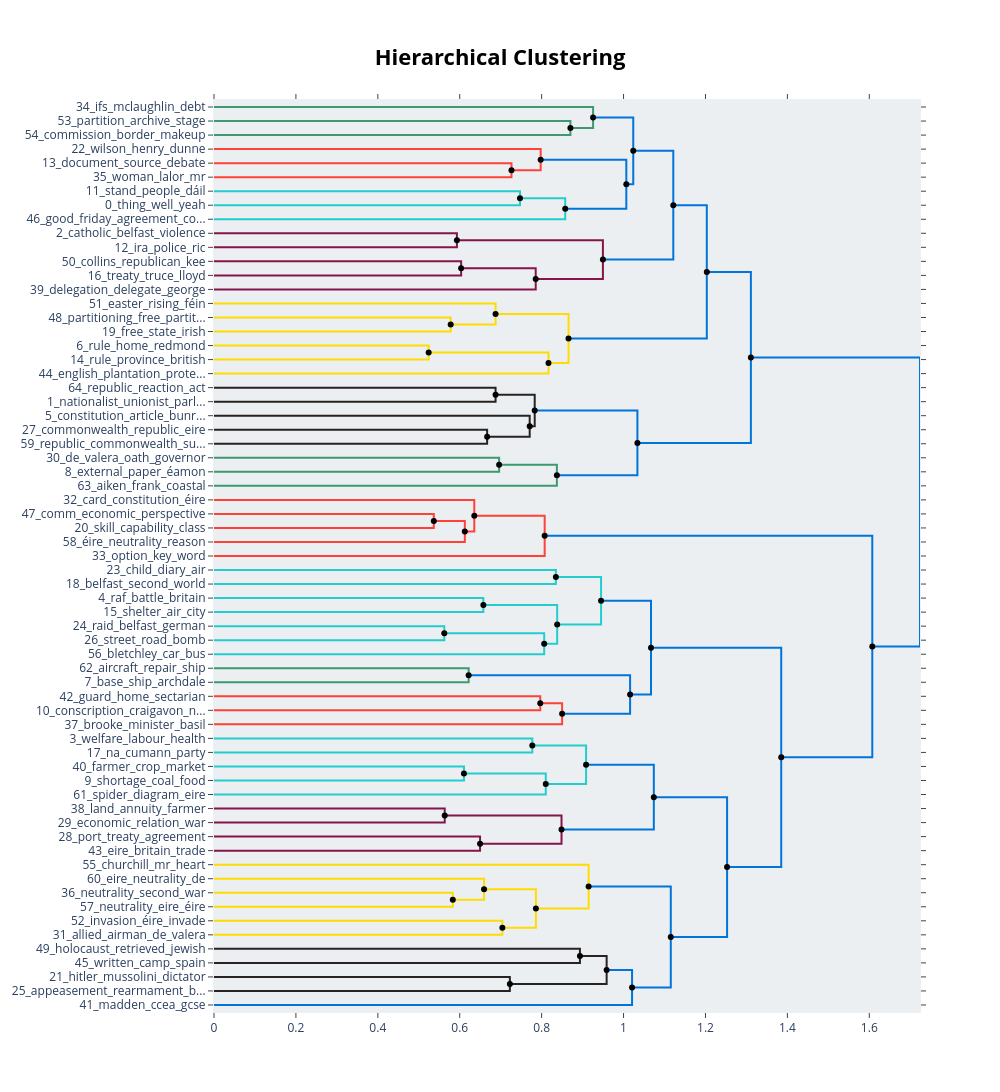

Notebook cell for this chart:
### Code cell
# Visualize the hierarchical topics
print("Creating hierarchical topics visualization...")

# Use the hierarchical_model to create the visualization
hierarchy_fig_option1 = option1_topic_model_fast.visualize_hierarchy(hierarchical_topics=hierarchical_topics_option1)
hierarchy_fig_option1.show()

# Also save as HTML
hierarchy_fig_option1.write_html("../outputs/analysis_results/raw/reduce_outlier/visuals/option1_hierarchical_topics_reduced_outliers.html")
print("Hierarchical topics visualization saved for option1")

### Figure 1 — Plotly figure (JSON) as saved in the notebook; plotly's stock layout.template omitted (floating-point values rounded to 4 significant figures)
{"data": [{"hoverinfo": "text", "marker": {"color": "rgb(61,153,112)"}, "mode": "lines", "text": ["partition_archive_stage_key_gce", "", "", "commission_border_makeup_finalise_formed"], "type": "scatter", "x": [0.0, 0.8702, 0.8702, 0.0], "xaxis": "x", "y": [-15.0, -15.0, -25.0, -25.0], "yaxis": "y"}, {"hoverinfo": "text", "marker": {"color": "rgb(61,153,112)"}, "mode": "lines", "text": ["ifs_mclaughlin_debt_currency_kenny", "", "", "commission_border_makeup_partition_archive"], "type": "scatter", "x": [0.0, 0.9256, 0.9256, 0.8702], "xaxis": "x", "y": [-5.0, -5.0, -20.0, -20.0], "yaxis": "y"}, {"hoverinfo": "text", "marker": {"color": "rgb(255,65,54)"}, "mode": "lines", "text": ["document_source_debate_extract_referring", "", "", "woman_lalor_mr_markievicz_emancipation"], "type": "scatter", "x": [0.0, 0.7263, 0.7263, 0.0], "xaxis": "x", "y": [-45.0, -45.0, -55.0, -55.0], "yaxis": "y"}, {"hoverinfo": "text", "marker": {"color": "rgb(255,65,54)"}, "mode": "lines", "text": ["wilson_henry_dunne_sir_assassination", "", "", "document_woman_source_doe_extract"], "type": "scatter", "x": [0.0, 0.7976, 0.7976, 0.7263], "xaxis": "x", "y": [-35.0, -35.0, -50.0, -50.0], "yaxis": "y"}, {"hoverinfo": "text", "marker": {"color": "rgb(35,205,205)"}, "mode": "lines", "text": ["stand_people_dáil_treaty_country", "", "", "thing_well_yeah_lot_actually"], "type": "scatter", "x": [0.0, 0.7471, 0.7471, 0.0], "xaxis": "x", "y": [-65.0, -65.0, -75.0, -75.0], "yaxis": "y"}, {"hoverinfo": "text", "marker": {"color": "rgb(35,205,205)"}, "mode": "lines", "text": ["thing_well_yeah_lot_actually", "", "", "good_friday_agreement_conflict_exhibition_peace"], "type": "scatter", "x": [0.7471, 0.8576, 0.8576, 0.0], "xaxis": "x", "y": [-70.0, -70.0, -85.0, -85.0], "yaxis": "y"}, {"hoverinfo": "text", "marker": {"color": "rgb(0,116,217)"}, "mode": "lines", "text": ["document_wilson_woman_doe_source", "", "", "thing_well_yeah_lot_actually"], "type": "scatter", "x": [0.7976, 1.007, 1.007, 0.8576], "xaxis": "x", "y": [-42.5, -42.5, -77.5, -77.5], "yaxis": "y"}, {"hoverinfo": "text", "marker": {"color": "rgb(0,116,217)"}, "mode": "lines", "text": ["ifs_commission_border_mclaughlin_partition", "", "", "thing_well_yeah_lot_actually"], "type": "scatter", "x": [0.9256, 1.024, 1.024, 1.007], "xaxis": "x", "y": [-12.5, -12.5, -60.0, -60.0], "yaxis": "y"}, {"hoverinfo": "text", "marker": {"color": "rgb(133,20,75)"}, "mode": "lines", "text": ["catholic_belfast_violence_mcmahon_murder", "", "", "ira_police_ric_volunteer_auxiliary"], "type": "scatter", "x": [0.0, 0.5931, 0.5931, 0.0], "xaxis": "x", "y": [-95.0, -95.0, -105.0, -105.0], "yaxis": "y"}, {"hoverinfo": "text", "marker": {"color": "rgb(133,20,75)"}, "mode": "lines", "text": ["collins_republican_kee_court_ira", "", "", "treaty_truce_lloyd_december_de_valera"], "type": "scatter", "x": [0.0, 0.6034, 0.6034, 0.0], "xaxis": "x", "y": [-115.0, -115.0, -125.0, -125.0], "yaxis": "y"}, {"hoverinfo": "text", "marker": {"color": "rgb(133,20,75)"}, "mode": "lines", "text": ["collins_truce_treaty_lloyd_de_valera", "", "", "delegation_delegate_george_lloyd_griffith"], "type": "scatter", "x": [0.6034, 0.7855, 0.7855, 0.0], "xaxis": "x", "y": [-120.0, -120.0, -135.0, -135.0], "yaxis": "y"}, {"hoverinfo": "text", "marker": {"color": "rgb(133,20,75)"}, "mode": "lines", "text": ["violence_ira_catholic_belfast_ric", "", "", "collins_lloyd_george_delegation_treaty"], "type": "scatter", "x": [0.5931, 0.9496, 0.9496, 0.7855], "xaxis": "x", "y": [-100.0, -100.0, -127.5, -127.5], "yaxis": "y"}, {"hoverinfo": "text", "marker": {"color": "rgb(0,116,217)"}, "mode": "lines", "text": ["thing_well_yeah_lot_actually", "", "", "ira_violence_catholic_collins_belfast"], "type": "scatter", "x": [1.024, 1.121, 1.121, 0.9496], "xaxis": "x", "y": [-36.25, -36.25, -113.8, -113.8], "yaxis": "y"}, {"hoverinfo": "text", "marker": {"color": "rgb(255,220,0)"}, "mode": "lines", "text": ["partitioning_free_partition_treaty_formed", "", "", "free_state_irish_treaty_dominion"], "type": "scatter", "x": [0.0, 0.5779, 0.5779, 0.0], "xaxis": "x", "y": [-155.0, -155.0, -165.0, -165.0], "yaxis": "y"}, {"hoverinfo": "text", "marker": {"color": "rgb(255,220,0)"}, "mode": "lines", "text": ["easter_rising_féin_sinn_irish", "", "", "free_state_treaty_irish_dominion"], "type": "scatter", "x": [0.0, 0.6875, 0.6875, 0.5779], "xaxis": "x", "y": [-145.0, -145.0, -160.0, -160.0], "yaxis": "y"}, {"hoverinfo": "text", "marker": {"color": "rgb(255,220,0)"}, "mode": "lines", "text": ["rule_home_redmond_cartoon_parliament", "", "", "rule_province_british_protestant_irish"], "type": "scatter", "x": [0.0, 0.5242, 0.5242, 0.0], "xaxis": "x", "y": [-175.0, -175.0, -185.0, -185.0], "yaxis": "y"}, {"hoverinfo": "text", "marker": {"color": "rgb(255,220,0)"}, "mode": "lines", "text": ["rule_home_irish_british_protestant", "", "", "english_plantation_protestant_king_catholic"], "type": "scatter", "x": [0.5242, 0.8167, 0.8167, 0.0], "xaxis": "x", "y": [-180.0, -180.0, -195.0, -195.0], "yaxis": "y"}, {"hoverinfo": "text", "marker": {"color": "rgb(255,220,0)"}, "mode": "lines", "text": ["irish_free_féin_sinn_state", "", "", "rule_home_irish_protestant_ulster"], "type": "scatter", "x": [0.6875, 0.8656, 0.8656, 0.8167], "xaxis": "x", "y": [-152.5, -152.5, -187.5, -187.5], "yaxis": "y"}, {"hoverinfo": "text", "marker": {"color": "rgb(0,116,217)"}, "mode": "lines", "text": ["thing_well_yeah_lot_actually", "", "", "rule_irish_home_parliament_british"], "type": "scatter", "x": [1.121, 1.203, 1.203, 0.8656], "xaxis": "x", "y": [-75.0, -75.0, -170.0, -170.0], "yaxis": "y"}, {"hoverinfo": "text", "marker": {"color": "rgb(40,35,35)"}, "mode": "lines", "text": ["republic_reaction_act_declaration_relationship", "", "", "nationalist_unionist_parliament_act_election"], "type": "scatter", "x": [0.0, 0.6875, 0.6875, 0.0], "xaxis": "x", "y": [-205.0, -205.0, -215.0, -215.0], "yaxis": "y"}, {"hoverinfo": "text", "marker": {"color": "rgb(40,35,35)"}, "mode": "lines", "text": ["commonwealth_republic_eire_leave_éire", "", "", "republic_commonwealth_sugar_act_aiken"], "type": "scatter", "x": [0.0, 0.6669, 0.6669, 0.0], "xaxis": "x", "y": [-235.0, -235.0, -245.0, -245.0], "yaxis": "y"}, {"hoverinfo": "text", "marker": {"color": "rgb(40,35,35)"}, "mode": "lines", "text": ["constitution_article_bunreacht_heireann_na", "", "", "commonwealth_republic_eire_leave_act"], "type": "scatter", "x": [0.0, 0.7708, 0.7708, 0.6669], "xaxis": "x", "y": [-225.0, -225.0, -240.0, -240.0], "yaxis": "y"}, {"hoverinfo": "text", "marker": {"color": "rgb(40,35,35)"}, "mode": "lines", "text": ["nationalist_unionist_parliament_act_republic", "", "", "constitution_republic_commonwealth_article_eire"], "type": "scatter", "x": [0.6875, 0.7831, 0.7831, 0.7708], "xaxis": "x", "y": [-210.0, -210.0, -232.5, -232.5], "yaxis": "y"}, {"hoverinfo": "text", "marker": {"color": "rgb(61,153,112)"}, "mode": "lines", "text": ["de_valera_oath_governor_privy_official", "", "", "external_paper_éamon_affair_de_valera"], "type": "scatter", "x": [0.0, 0.6962, 0.6962, 0.0], "xaxis": "x", "y": [-255.0, -255.0, -265.0, -265.0], "yaxis": "y"}, {"hoverinfo": "text", "marker": {"color": "rgb(61,153,112)"}, "mode": "lines", "text": ["de_valera_external_paper_éamon_affair", "", "", "aiken_frank_coastal_paper_de_valera"], "type": "scatter", "x": [0.6962, 0.8372, 0.8372, 0.0], "xaxis": "x", "y": [-260.0, -260.0, -275.0, -275.0], "yaxis": "y"}, {"hoverinfo": "text", "marker": {"color": "rgb(0,116,217)"}, "mode": "lines", "text": ["republic_nationalist_unionist_constitution_act", "", "", "de_valera_external_paper_éamon_affair"], "type": "scatter", "x": [0.7831, 1.034, 1.034, 0.8372], "xaxis": "x", "y": [-221.2, -221.2, -267.5, -267.5], "yaxis": "y"}, {"hoverinfo": "text", "marker": {"color": "rgb(0,116,217)"}, "mode": "lines", "text": ["thing_well_irish_yeah_lot", "", "", "republic_constitution_de_valera_act_nationalist"], "type": "scatter", "x": [1.203, 1.311, 1.311, 1.034], "xaxis": "x", "y": [-122.5, -122.5, -244.4, -244.4], "yaxis": "y"}, {"hoverinfo": "text", "marker": {"color": "rgb(255,65,54)"}, "mode": "lines", "text": ["comm_economic_perspective_skill_group", "", "", "skill_capability_class_card_suggestion"], "type": "scatter", "x": [0.0, 0.5367, 0.5367, 0.0], "xaxis": "x", "y": [-295.0, -295.0, -305.0, -305.0], "yaxis": "y"}, {"hoverinfo": "text", "marker": {"color": "rgb(255,65,54)"}, "mode": "lines", "text": ["skill_elaboration_capability_suggestion_learning", "", "", "éire_neutrality_reason_consider_impact"], "type": "scatter", "x": [0.5367, 0.6124, 0.6124, 0.0], "xaxis": "x", "y": [-300.0, -300.0, -315.0, -315.0], "yaxis": "y"}, {"hoverinfo": "text", "marker": {"color": "rgb(255,65,54)"}, "mode": "lines", "text": ["card_constitution_éire_impact_relationship", "", "", "skill_éire_capability_suggestion_elaboration"], "type": "scatter", "x": [0.0, 0.6356, 0.6356, 0.6124], "xaxis": "x", "y": [-285.0, -285.0, -307.5, -307.5], "yaxis": "y"}, {"hoverinfo": "text", "marker": {"color": "rgb(255,65,54)"}, "mode": "lines", "text": ["éire_skill_card_suggestion_impact", "", "", "option_key_word_framework_planning"], "type": "scatter", "x": [0.6356, 0.8074, 0.8074, 0.0], "xaxis": "x", "y": [-296.2, -296.2, -325.0, -325.0], "yaxis": "y"}, {"hoverinfo": "text", "marker": {"color": "rgb(35,205,205)"}, "mode": "lines", "text": ["child_diary_air_raid_class", "", "", "belfast_second_world_enquiry_war"], "type": "scatter", "x": [0.0, 0.8348, 0.8348, 0.0], "xaxis": "x", "y": [-335.0, -335.0, -345.0, -345.0], "yaxis": "y"}, {"hoverinfo": "text", "marker": {"color": "rgb(35,205,205)"}, "mode": "lines", "text": ["raf_battle_britain_luftwaffe_operation", "", "", "shelter_air_city_public_evacuated"], "type": "scatter", "x": [0.0, 0.6577, 0.6577, 0.0], "xaxis": "x", "y": [-355.0, -355.0, -365.0, -365.0], "yaxis": "y"}, {"hoverinfo": "text", "marker": {"color": "rgb(35,205,205)"}, "mode": "lines", "text": ["raid_belfast_german_blitz_fire", "", "", "street_road_bomb_avenue_city"], "type": "scatter", "x": [0.0, 0.5623, 0.5623, 0.0], "xaxis": "x", "y": [-375.0, -375.0, -385.0, -385.0], "yaxis": "y"}, {"hoverinfo": "text", "marker": {"color": "rgb(35,205,205)"}, "mode": "lines", "text": ["street_raid_belfast_city_blitz", "", "", "bletchley_car_bus_park_glimmer"], "type": "scatter", "x": [0.5623, 0.8062, 0.8062, 0.0], "xaxis": "x", "y": [-380.0, -380.0, -395.0, -395.0], "yaxis": "y"}, {"hoverinfo": "text", "marker": {"color": "rgb(35,205,205)"}, "mode": "lines", "text": ["raf_air_battle_luftwaffe_raid", "", "", "street_belfast_raid_city_night"], "type": "scatter", "x": [0.6577, 0.8379, 0.8379, 0.8062], "xaxis": "x", "y": [-360.0, -360.0, -387.5, -387.5], "yaxis": "y"}, {"hoverinfo": "text", "marker": {"color": "rgb(35,205,205)"}, "mode": "lines", "text": ["child_second_world_diary_belfast", "", "", "raid_raf_belfast_city_air"], "type": "scatter", "x": [0.8348, 0.9451, 0.9451, 0.8379], "xaxis": "x", "y": [-340.0, -340.0, -373.8, -373.8], "yaxis": "y"}, {"hoverinfo": "text", "marker": {"color": "rgb(61,153,112)"}, "mode": "lines", "text": ["aircraft_repair_ship_liner_personnel", "", "", "base_ship_archdale_castle_boat"], "type": "scatter", "x": [0.0, 0.6218, 0.6218, 0.0], "xaxis": "x", "y": [-405.0, -405.0, -415.0, -415.0], "yaxis": "y"}, {"hoverinfo": "text", "marker": {"color": "rgb(255,65,54)"}, "mode": "lines", "text": ["guard_home_sectarian_force_infiltration", "", "", "conscription_craigavon_nationalist_chamberlain_extend"], "type": "scatter", "x": [0.0, 0.7966, 0.7966, 0.0], "xaxis": "x", "y": [-425.0, -425.0, -435.0, -435.0], "yaxis": "y"}, {"hoverinfo": "text", "marker": {"color": "rgb(255,65,54)"}, "mode": "lines", "text": ["conscription_guard_craigavon_home_nationalist", "", "", "brooke_minister_basil_andrew_resign"], "type": "scatter", "x": [0.7966, 0.85, 0.85, 0.0], "xaxis": "x", "y": [-430.0, -430.0, -445.0, -445.0], "yaxis": "y"}, {"hoverinfo": "text", "marker": {"color": "rgb(0,116,217)"}, "mode": "lines", "text": ["ship_base_aircraft_archdale_castle", "", "", "conscription_guard_craigavon_minister_home"], "type": "scatter", "x": [0.6218, 1.016, 1.016, 0.85], "xaxis": "x", "y": [-410.0, -410.0, -437.5, -437.5], "yaxis": "y"}, {"hoverinfo": "text", "marker": {"color": "rgb(0,116,217)"}, "mode": "lines", "text": ["raid_belfast_air_raf_city", "", "", "conscription_base_ship_guard_aircraft"], "type": "scatter", "x": [0.9451, 1.067, 1.067, 1.016], "xaxis": "x", "y": [-356.9, -356.9, -423.8, -423.8], "yaxis": "y"}, {"hoverinfo": "text", "marker": {"color": "rgb(35,205,205)"}, "mode": "lines", "text": ["welfare_labour_health_housing_reform", "", "", "na_cumann_party_clann_ngaedheal"], "type": "scatter", "x": [0.0, 0.7772, 0.7772, 0.0], "xaxis": "x", "y": [-455.0, -455.0, -465.0, -465.0], "yaxis": "y"}, {"hoverinfo": "text", "marker": {"color": "rgb(35,205,205)"}, "mode": "lines", "text": ["farmer_crop_market_industry_economic", "", "", "shortage_coal_food_rationing_production"], "type": "scatter", "x": [0.0, 0.6103, 0.6103, 0.0], "xaxis": "x", "y": [-475.0, -475.0, -485.0, -485.0], "yaxis": "y"}, {"hoverinfo": "text", "marker": {"color": "rgb(35,205,205)"}, "mode": "lines", "text": ["coal_farmer_shortage_crop_lack", "", "", "spider_diagram_eire_create_illustrating"], "type": "scatter", "x": [0.6103, 0.8101, 0.8101, 0.0], "xaxis": "x", "y": [-480.0, -480.0, -495.0, -495.0], "yaxis": "y"}, {"hoverinfo": "text", "marker": {"color": "rgb(35,205,205)"}, "mode": "lines", "text": ["welfare_labour_health_government_housing", "", "", "farmer_crop_coal_rationing_shortage"], "type": "scatter", "x": [0.7772, 0.9085, 0.9085, 0.8101], "xaxis": "x", "y": [-460.0, -460.0, -487.5, -487.5], "yaxis": "y"}, {"hoverinfo": "text", "marker": {"color": "rgb(133,20,75)"}, "mode": "lines", "text": ["land_annuity_farmer_trade_tariff", "", "", "economic_relation_war_annuity_de_valera"], "type": "scatter", "x": [0.0, 0.5633, 0.5633, 0.0], "xaxis": "x", "y": [-505.0, -505.0, -515.0, -515.0], "yaxis": "y"}, {"hoverinfo": "text", "marker": {"color": "rgb(133,20,75)"}, "mode": "lines", "text": ["port_treaty_agreement_eire_returning", "", "", "eire_britain_trade_de_valera_wanted"], "type": "scatter", "x": [0.0, 0.6496, 0.6496, 0.0], "xaxis": "x", "y": [-525.0, -525.0, -535.0, -535.0], "yaxis": "y"}, {"hoverinfo": "text", "marker": {"color": "rgb(133,20,75)"}, "mode": "lines", "text": ["economic_annuity_land_farmer_free", "", "", "port_eire_treaty_agreement_britain"], "type": "scatter", "x": [0.5633, 0.8485, 0.8485, 0.6496], "xaxis": "x", "y": [-510.0, -510.0, -530.0, -530.0], "yaxis": "y"}, {"hoverinfo": "text", "marker": {"color": "rgb(0,116,217)"}, "mode": "lines", "text": ["welfare_labour_shortage_government_increased", "", "", "economic_port_annuity_britain_agreement"], "type": "scatter", "x": [0.9085, 1.074, 1.074, 0.8485], "xaxis": "x", "y": [-473.8, -473.8, -520.0, -520.0], "yaxis": "y"}, {"hoverinfo": "text", "marker": {"color": "rgb(255,220,0)"}, "mode": "lines", "text": ["neutrality_second_war_name_world", "", "", "neutrality_eire_éire_war_support"], "type": "scatter", "x": [0.0, 0.5831, 0.5831, 0.0], "xaxis": "x", "y": [-565.0, -565.0, -575.0, -575.0], "yaxis": "y"}, {"hoverinfo": "text", "marker": {"color": "rgb(255,220,0)"}, "mode": "lines", "text": ["eire_neutrality_de_invasion_ally", "", "", "neutrality_eire_war_second_world"], "type": "scatter", "x": [0.0, 0.6594, 0.6594, 0.5831], "xaxis": "x", "y": [-555.0, -555.0, -570.0, -570.0], "yaxis": "y"}, {"hoverinfo": "text", "marker": {"color": "rgb(255,220,0)"}, "mode": "lines", "text": ["invasion_éire_invade_eire_operation", "", "", "allied_airman_de_valera_allowed_german"], "type": "scatter", "x": [0.0, 0.7041, 0.7041, 0.0], "xaxis": "x", "y": [-585.0, -585.0, -595.0, -595.0], "yaxis": "y"}, {"hoverinfo": "text", "marker": {"color": "rgb(255,220,0)"}, "mode": "lines", "text": ["neutrality_eire_war_second_world", "", "", "german_neutral_de_valera_invasion_allied"], "type": "scatter", "x": [0.6594, 0.786, 0.786, 0.7041], "xaxis": "x", "y": [-562.5, -562.5, -590.0, -590.0], "yaxis": "y"}, {"hoverinfo": "text", "marker": {"color": "rgb(255,220,0)"}, "mode": "lines", "text": ["churchill_mr_heart_alone_perish", "", "", "neutrality_eire_war_neutral_de_valera"], "type": "scatter", "x": [0.0, 0.9147, 0.9147, 0.786], "xaxis": "x", "y": [-545.0, -545.0, -576.2, -576.2], "yaxis": "y"}, {"hoverinfo": "text", "marker": {"color": "rgb(40,35,35)"}, "mode": "lines", "text": ["holocaust_retrieved_jewish_isbn_memorial", "", "", "written_camp_spain_germany_ineke"], "type": "scatter", "x": [0.0, 0.8935, 0.8935, 0.0], "xaxis": "x", "y": [-605.0, -605.0, -615.0, -615.0], "yaxis": "y"}, {"hoverinfo": "text", "marker": {"color": "rgb(40,35,35)"}, "mode": "lines", "text": ["hitler_mussolini_dictator_germany_communist", "", "", "appeasement_rearmament_britain_policy_chamberlain"], "type": "scatter", "x": [0.0, 0.7224, 0.7224, 0.0], "xaxis": "x", "y": [-625.0, -625.0, -635.0, -635.0], "yaxis": "y"}, {"hoverinfo": "text", "marker": {"color": "rgb(40,35,35)"}, "mode": "lines", "text": ["written_camp_soviet_jewish_holocaust", "", "", "appeasement_hitler_germany_rearmament_britain"], "type": "scatter", "x": [0.8935, 0.9587, 0.9587, 0.7224], "xaxis": "x", "y": [-610.0, -610.0, -630.0, -630.0], "yaxis": "y"}, {"hoverinfo": "text", "marker": {"color": "rgb(0,116,217)"}, "mode": "lines", "text": ["germany_appeasement_hitler_written_rearmament", "", "", "madden_ccea_gcse_guide_dvd"], "type": "scatter", "x": [0.9587, 1.021, 1.021, 0.0], "xaxis": "x", "y": [-620.0, -620.0, -645.0, -645.0], "yaxis": "y"}, {"hoverinfo": "text", "marker": {"color": "rgb(0,116,217)"}, "mode": "lines", "text": ["neutrality_eire_de_valera_churchill_war", "", "", "madden_germany_ccea_appeasement_hitler"], "type": "scatter", "x": [0.9147, 1.115, 1.115, 1.021], "xaxis": "x", "y": [-560.6, -560.6, -632.5, -632.5], "yaxis": "y"}, {"hoverinfo": "text", "marker": {"color": "rgb(0,116,217)"}, "mode": "lines", "text": ["economic_britain_farmer_war_government", "", "", "neutrality_war_germany_britain_hitler"], "type": "scatter", "x": [1.074, 1.253, 1.253, 1.115], "xaxis": "x", "y": [-496.9, -496.9, -596.6, -596.6], "yaxis": "y"}, {"hoverinfo": "text", "marker": {"color": "rgb(0,116,217)"}, "mode": "lines", "text": ["belfast_raid_air_aircraft_raf", "", "", "britain_war_economic_eire_neutrality"], "type": "scatter", "x": [1.067, 1.385, 1.385, 1.253], "xaxis": "x", "y": [-390.3, -390.3, -546.7, -546.7], "yaxis": "y"}, {"hoverinfo": "text", "marker": {"color": "rgb(0,116,217)"}, "mode": "lines", "text": ["skill_option_learning_éire_suggestion", "", "", "war_britain_belfast_german_air"], "type": "scatter", "x": [0.8074, 1.607, 1.607, 1.385], "xaxis": "x", "y": [-310.6, -310.6, -468.5, -468.5], "yaxis": "y"}, {"hoverinfo": "text", "marker": {"color": "rgb(0,116,217)"}, "mode": "lines", "text": ["irish_thing_well_catholic_yeah", "", "", "war_britain_german_belfast_éire"], "type": "scatter", "x": [1.311, 1.724, 1.724, 1.607], "xaxis": "x", "y": [-183.4, -183.4, -389.6, -389.6], "yaxis": "y"}, {"hoverinfo": "text", "hovertext": ["thing_well_yeah_lot_actually", "document_wilson_woman_doe_source", "ifs_commission_border_mclaughlin_partition", "collins_truce_treaty_lloyd_de_valera", "violence_ira_catholic_belfast_ric", "thing_well_yeah_lot_actually", "rule_home_irish_british_protestant", "irish_free_féin_sinn_state", "thing_well_yeah_lot_actually", "nationalist_unionist_parliament_act_republic", "de_valera_external_paper_éamon_affair", "republic_nationalist_unionist_constitution_act", "thing_well_irish_yeah_lot", "skill_elaboration_capability_suggestion_learning", "éire_skill_card_suggestion_impact", "street_raid_belfast_city_blitz", "raf_air_battle_luftwaffe_raid", "child_second_world_diary_belfast", "conscription_guard_craigavon_home_nationalist", "ship_base_aircraft_archdale_castle", "raid_belfast_air_raf_city", "coal_farmer_shortage_crop_lack", "welfare_labour_health_government_housing", "economic_annuity_land_farmer_free", "welfare_labour_shortage_government_increased", "neutrality_eire_war_second_world", "written_camp_soviet_jewish_holocaust", "germany_appeasement_hitler_written_rearmament", "neutrality_eire_de_valera_churchill_war", "economic_britain_farmer_war_government", "belfast_raid_air_aircraft_raf", "skill_option_learning_éire_suggestion", "irish_thing_well_catholic_yeah"], "marker": {"color": "black"}, "mode": "markers", "showlegend": false, "type": "scatter", "x": [0.7471, 0.7976, 0.9256, 0.6034, 0.5931, 1.024, 0.5242, 0.6875, 1.121, 0.6875, 0.6962, 0.7831, 1.203, 0.5367, 0.6356, 0.5623, 0.6577, 0.8348, 0.7966, 0.6218, 0.9451, 0.6103, 0.7772, 0.5633, 0.9085, 0.6594, 0.8935, 0.9587, 0.9147, 1.074, 1.067, 0.8074, 1.311], "y": [-70, -42.5, -12.5, -120, -100, -36.25, -180, -152.5, -75, -210, -260, -221.2, -122.5, -300, -296.2, -380, -360, -340, -430, -410, -356.9, -480, -460, -510, -473.8, -562.5, -610, -620, -560.6, -496.9, -390.3, -310.6, -183.4]}, {"hoverinfo": "text", "hovertext": ["commission_border_makeup_partition_archive", "document_woman_source_doe_extract", "thing_well_yeah_lot_actually", "thing_well_yeah_lot_actually", "collins_lloyd_george_delegation_treaty", "ira_violence_catholic_collins_belfast", "free_state_treaty_irish_dominion", "rule_home_irish_protestant_ulster", "rule_irish_home_parliament_british", "commonwealth_republic_eire_leave_act", "constitution_republic_commonwealth_article_eire", "de_valera_external_paper_éamon_affair", "republic_constitution_de_valera_act_nationalist", "skill_éire_capability_suggestion_elaboration", "street_belfast_raid_city_night", "raid_raf_belfast_city_air", "conscription_guard_craigavon_minister_home", "conscription_base_ship_guard_aircraft", "farmer_crop_coal_rationing_shortage", "port_eire_treaty_agreement_britain", "economic_port_annuity_britain_agreement", "neutrality_eire_war_second_world", "german_neutral_de_valera_invasion_allied", "neutrality_eire_war_neutral_de_valera", "appeasement_hitler_germany_rearmament_britain", "madden_germany_ccea_appeasement_hitler", "neutrality_war_germany_britain_hitler", "britain_war_economic_eire_neutrality", "war_britain_belfast_german_air", "war_britain_german_belfast_éire"], "marker": {"color": "black"}, "mode": "markers", "showlegend": false, "type": "scatter", "x": [0.8702, 0.7263, 0.8576, 1.007, 0.7855, 0.9496, 0.5779, 0.8167, 0.8656, 0.6669, 0.7708, 0.8372, 1.034, 0.6124, 0.8062, 0.8379, 0.85, 1.016, 0.8101, 0.6496, 0.8485, 0.5831, 0.7041, 0.786, 0.7224, 1.021, 1.115, 1.253, 1.385, 1.607], "y": [-20, -50, -77.5, -60, -127.5, -113.8, -160, -187.5, -170, -240, -232.5, -267.5, -244.4, -307.5, -387.5, -373.8, -437.5, -423.8, -487.5, -530, -520, -570, -590, -576.2, -630, -632.5, -596.6, -546.7, -468.5, -389.6]}], "layout": {"autosize": false, "height": 1175, "hoverlabel": {"bgcolor": "white", "font": {"family": "Rockwell", "size": 16}}, "hovermode": "closest", "plot_bgcolor": "#ECEFF1", "showlegend": false, "title": {"font": {"color": "Black", "size": 22}, "text": "<b>Hierarchical Clustering</b>", "x": 0.5, "xanchor": "center", "yanchor": "top"}, "width": 1000, "xaxis": {"mirror": "allticks", "rangemode": "tozero", "showgrid": false, "showline": true, "showticklabels": true, "ticks": "outside", "type": "linear", "zeroline": false}, "yaxis": {"mirror": "allticks", "range": [-650, 0], "rangemode": "tozero", "showgrid": false, "showline": true, "showticklabels": true, "tickmode": "array", "ticks": "outside", "ticktext": ["34_ifs_mclaughlin_debt", "53_partition_archive_stage", "54_commission_border_makeup", "22_wilson_henry_dunne", "13_document_source_debate", "35_woman_lalor_mr", "11_stand_people_dáil", "0_thing_well_yeah", "46_good_friday_agreement_co...", "2_catholic_belfast_violence", "12_ira_police_ric", "50_collins_republican_kee", "16_treaty_truce_lloyd", "39_delegation_delegate_george", "51_easter_rising_féin", "48_partitioning_free_partit...", "19_free_state_irish", "6_rule_home_redmond", "14_rule_province_british", "44_english_plantation_prote...", "64_republic_reaction_act", "1_nationalist_unionist_parl...", "5_constitution_article_bunr...", "27_commonwealth_republic_eire", "59_republic_commonwealth_su...", "30_de_valera_oath_governor", "8_external_paper_éamon", "63_aiken_frank_coastal", "32_card_constitution_éire", "47_comm_economic_perspective", "20_skill_capability_class", "58_éire_neutrality_reason", "33_option_key_word", "23_child_diary_air", "18_belfast_second_world", "4_raf_battle_britain", "15_shelter_air_city", "24_raid_belfast_german", "26_street_road_bomb", "56_bletchley_car_bus", "62_aircraft_repair_ship", "7_base_ship_archdale", "42_guard_home_sectarian", "10_conscription_craigavon_n...", "37_brooke_minister_basil", "3_welfare_labour_health", "17_na_cumann_party", "40_farmer_crop_market", "9_shortage_coal_food", "61_spider_diagram_eire", "38_land_annuity_farmer", "29_economic_relation_war", "28_port_treaty_agreement", "43_eire_britain_trade", "55_churchill_mr_heart", "60_eire_neutrality_de", "36_neutrality_second_war", "57_neutrality_eire_éire", "52_invasion_éire_invade", "31_allied_airman_de_valera", "49_holocaust_retrieved_jewish", "45_written_camp_spain", "21_hitler_mussolini_dictator", "25_appeasement_rearmament_b...", "41_madden_ccea_gcse"], "tickvals": [-5, -15, -25, -35, -45, -55, -65, -75, -85, -95, -105, -115, -125, -135, -145, -155, -165, -175, -185, -195, -205, -215, -225, -235, -245, -255, -265, -275, -285, -295, -305, -315, -325, -335, -345, -355, -365, -375, -385, -395, -405, -415, -425, -435, -445, -455, -465, -475, -485, -495, -505, -515, -525, -535, -545, -555, -565, -575, -585, -595, -605, -615, -625, -635, -645], "type": "linear", "zeroline": false}}}
